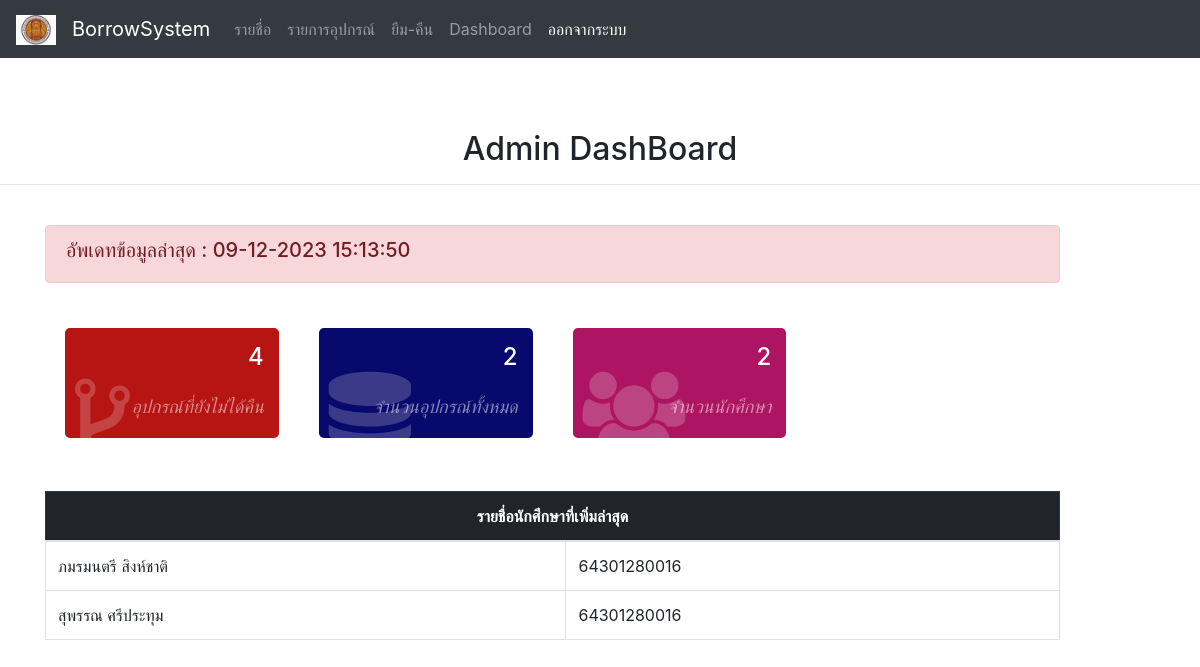
Page /dashboard.php on the committed database.
### tables this page shows
CREATE TABLE `user` (
  `id` int(11) NOT NULL AUTO_INCREMENT,
  `level` varchar(50) NOT NULL,
  `user_name` varchar(255) NOT NULL,
  `id_st` varchar(255) NOT NULL,
  `department` varchar(255) NOT NULL,
  `date` date NOT NULL,
  PRIMARY KEY (`id`)
);

### dashboard.php (the view, shortened to what this page needs)
<!DOCTYPE html>
<html lang="en">
<head>
    <link rel="stylesheet" href="https://stackpath.bootstrapcdn.com/bootstrap/4.2.1/css/bootstrap.min.css">
    <link rel="stylesheet" href="https://cdn.datatables.net/1.10.18/css/dataTables.bootstrap4.min.css">
</head>
<body >
<nav class="navbar navbar-expand-sm bg-dark navbar-dark">
  <a class="navbar-brand" href="#">
    <img src="logo.jpg" alt="logo" style="width:40px;">
  </a>
  <a class="navbar-brand" href="#">BorrowSystem</a>
  <ul class="navbar-nav">
    <li class="nav-item">
      <a class="nav-link" href="userindex.php">รายชื่อ</a>
    </li>
    <li class="nav-item">
      <a class="nav-link" href="index.php">รายการอุปกรณ์</a>
    </li>
    <li class="nav-item">
      <a class="nav-link" href="scan.php">ยืม-คืน</a>
    </li>
    <li class="nav-item">
      <a class="nav-link" href="dashboard.php">Dashboard</a>
    </li>
     <li class="nav-item ">
          <a class="nav-link active" aria-current="page" href="login.php">ออกจากระบบ</a>
</li>
  </ul>
</nav>
    </nav><br>
<br><br>
<link href="//maxcdn.bootstrapcdn.com/bootstrap/4.1.1/css/bootstrap.min.css" rel="stylesheet" id="bootstrap-css">
<link rel="stylesheet" href="https://cdnjs.cloudflare.com/ajax/libs/font-awesome/4.7.0/css/font-awesome.css" />
<?php
                $connection = mysqli_connect("localhost","root","");
                mysqli_query($connection, "SET NAMES UTF8");
            ?>
<center><h2> Admin DashBoard</h2></center>
<hr>
 <br>
<div class="container">
			<div class="row">
				<div class="col col-sm-11">
       <div class="alert alert-danger" role="alert">
					<h5>อัพเดทข้อมูลล่าสุด :
          <?php
echo date('d-m-Y H:i:s');
?>
						 </h5>
				</div>
<br>
<div class="container">
<div class="row">
    <div class="col-md-3">
    <div class="card-counter primary">
       <br> <i class="fa fa-code-fork"></i>
        <span class="count-numbers">
        <?php
     $query = "SELECT * FROM tran_borrow where date_of_return is null ";
             $query_run = mysqli_query($connection, $query);
             if($query = mysqli_num_rows($query_run ))
             {
                 echo '<h4 class="mb-o">'.$query.'</h4>';
             }
             else
             {
                 echo '<h4 class="mb-o">NO DATA</h4>';
             }
             ?>
        </span>
        <span class="count-name">อุปกรณ์ที่ยังไม่ได้คืน</span>
      </div>
    </div>
    <div class="col-md-3">
      <div class="card-counter success">
       <bR> <i class="fa fa-database"></i>
        <span class="count-numbers">
        <?php
        $query = "SELECT * FROM product ";
                $query_run = mysqli_query($connection, $query);
                if($query = mysqli_num_rows($query_run ))
                {
                    echo '<h4 class="mb-o">'.$query.'</h4>';
                }
                else
                {
                    echo '<h4 class="mb-o">NO DATA</h4>';
                }
                ?>
        </span>
        <span class="count-name">จำนวนอุปกรณ์ทั้งหมด</span>
      </div>
    </div>
    <div class="col-md-3">
      <div class="card-counter info">
        <br><i class="fa fa-users"></i>
        <span class="count-numbers">        <?php
        $query = "SELECT * FROM user";
                $query_run = mysqli_query($connection, $query);
                if($query = mysqli_num_rows($query_run ))
                {
                    echo '<h4 class="mb-o">'.$query.'</h4>';
                }
                else
                {
                    echo '<h4 class="mb-o">NO DATA</h4>';
                }
                ?>
</span>
        <span class="count-name">จำนวนนักศึกษา</span>
      </div>
    </div>
  </div>
</div>
<br>
<br>
<?php
                $connection = mysqli_connect("localhost","root","");
                $query = "SELECT * FROM user ORDER BY id DESC limit 5";
                $query_run = mysqli_query($connection, $query);
            ?>
            <div class="wrapper">
                    <table id="datatableid" class="table table-bordered"class="three">
                    <thead class="table-dark">
                            <tr>
                                <th colspan="2"style="text-align:center;">รายชื่อนักศึกษาที่เพิ่มล่าสุด</th>
                        </thead>
               <tbody>
                  <?php
                if($query_run)
                {
                    foreach($query_run as $row)
                    {
            ?>
                            <tr>
                                <td> <?php echo $row['user_name']; ?> </td>
                                <td> <?php echo $row['id_st']; ?> </td>
                        <?php
                    }
                }
                else
                {
                    echo "No Record Found";
                }
            ?>  </tbody>
                    </table>
                </div>
            </div>

### dashboard.php (style rules this page uses)
.card-counter { box-shadow: 2px 2px 10px #ffffff; margin: 5px; padding: 20px 10px; background-color: #fff; height: 110px; border-radius: 5px; transition: .3s linear all; }
.card-counter.primary { background-color: #B71414; color: #FFF; }
.card-counter.success { background-color: #08096C; color: #FFF; }
.card-counter.info { background-color: #AD1563; color: #FFF; }
.card-counter i { font-size: 6em; opacity: 0.2; }
.card-counter .count-numbers { position: absolute; right: 35px; top: 20px; font-size: 32px; display: block; }
.card-counter .count-name { position: absolute; right: 35px; top: 70px; font-style: italic; text-transform: capitalize; opacity: 0.5; display: block; font-size: 18px; }

### rows in the picture
user: user_name "ภมรมนตรี สิงห์ชาติ", id_st "64301280016"
user: user_name "สุพรรณ ศรีประทุม", id_st "64301280016"

### other values in the picture
$query "4"
$query "2"
